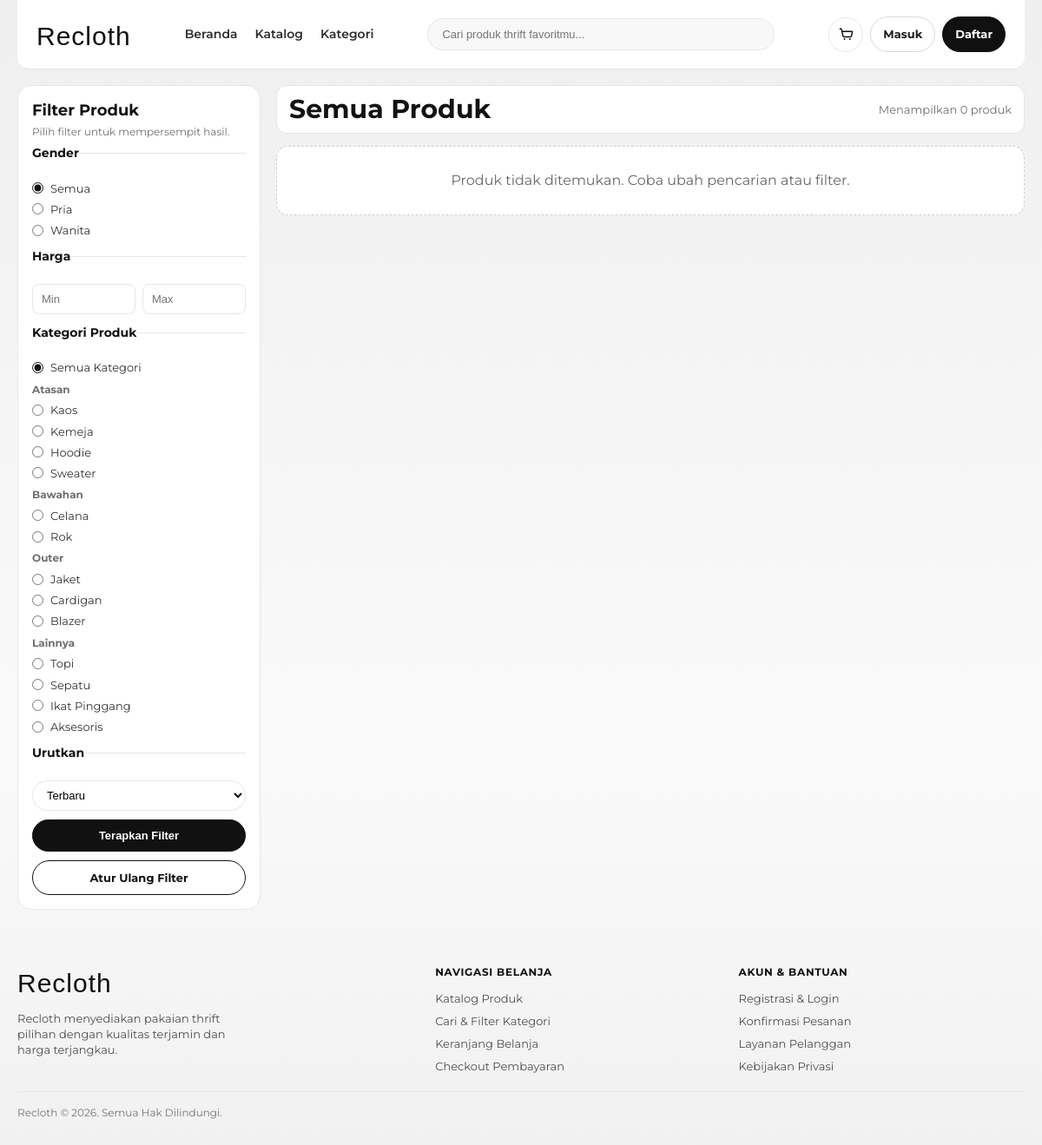
The page /src/user/catalog.php on the database as committed earlier.
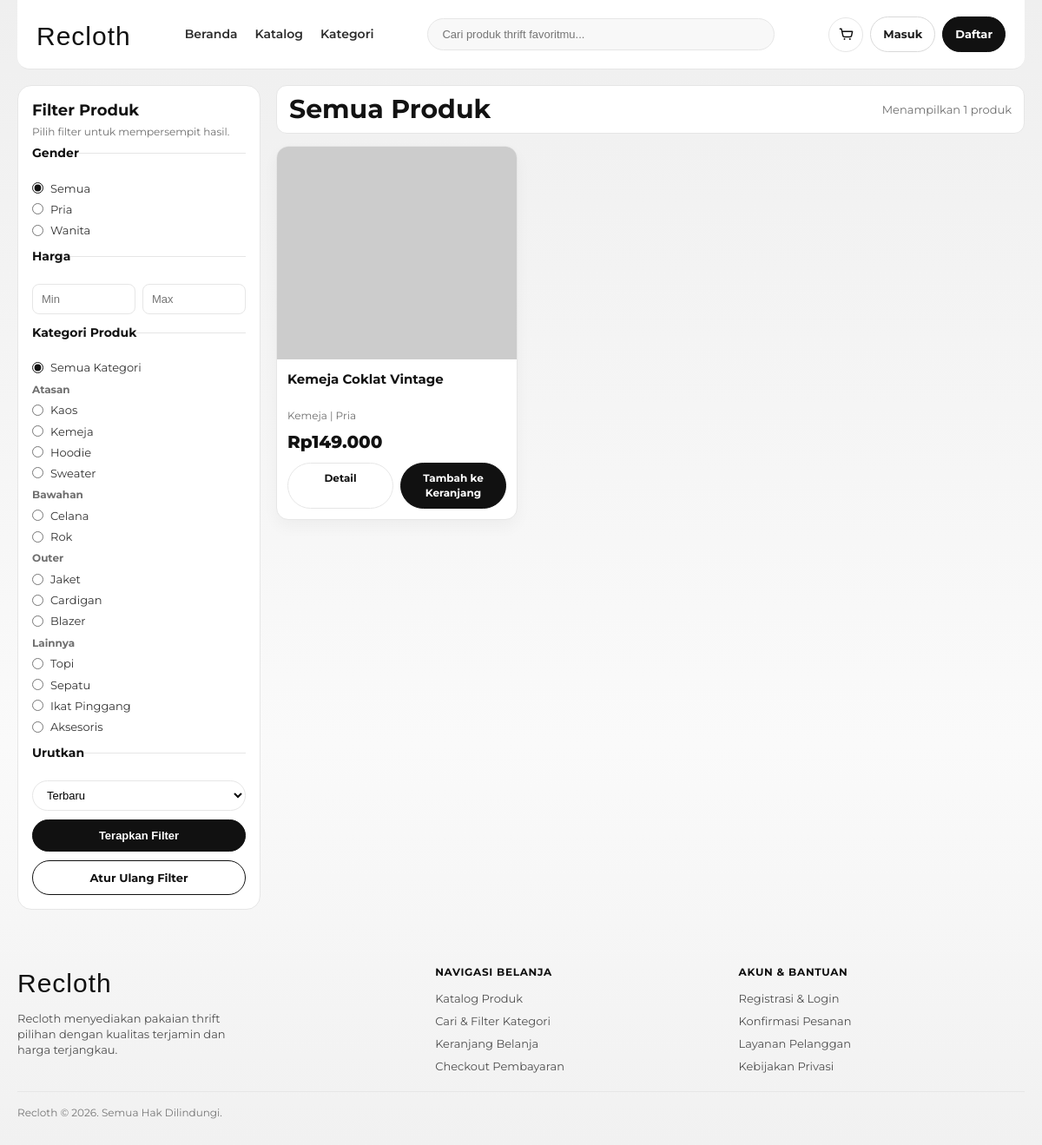
The same page on the database as committed later.
### tables this page shows
CREATE TABLE products (
  id INT AUTO_INCREMENT PRIMARY KEY,
  name VARCHAR(255),
  description TEXT,
  gender ENUM('pria', 'wanita') NULL,
  condition_status VARCHAR(100) NULL,
  size_label VARCHAR(50) NULL,
  production_year YEAR NULL,
  material VARCHAR(120) NULL,
  image VARCHAR(255) NULL,
  price DECIMAL(10,2),
  stock INT,
  discount_percent INT DEFAULT 0,
  category_id INT,
  created_at TIMESTAMP DEFAULT CURRENT_TIMESTAMP,
  FOREIGN KEY (category_id) REFERENCES categories(id)
    ON DELETE CASCADE
);

CREATE TABLE categories (
  id INT AUTO_INCREMENT PRIMARY KEY,
  name VARCHAR(255),
  created_at TIMESTAMP DEFAULT CURRENT_TIMESTAMP
);

### src/user/catalog.php (the view, shortened to what the changed rows need)
<?php
require '../config/database.php';
$kategori = strtolower(trim($_GET['kategori'] ?? ''));
$sort = trim($_GET['sort'] ?? 'terbaru');
$kategoriMap = [
    'Atasan' => ['kaos', 'kemeja', 'hoodie', 'sweater'],
    'Bawahan' => ['celana', 'rok'],
    'Outer' => ['jaket', 'cardigan', 'blazer'],
    'Lainnya' => ['topi', 'sepatu', 'ikat pinggang', 'aksesoris'],
];
$pdo->setAttribute(PDO::ATTR_ERRMODE, PDO::ERRMODE_EXCEPTION);
$columnsStmt = $pdo->query("SHOW COLUMNS FROM products");
$columns = array_map('strtolower', $columnsStmt->fetchAll(PDO::FETCH_COLUMN));
$hasGender = in_array('gender', $columns, true);
$hasImage = in_array('image', $columns, true);
$sql = "
    SELECT
        p.id,
        p.name,
        p.price,
        p.stock,
        " . ($hasImage ? 'p.image' : "''") . " AS image,
        " . ($hasGender ? 'p.gender' : "''") . " AS gender,
        c.name AS category_name
    FROM products p
    LEFT JOIN categories c ON c.id = p.category_id
";
$params = [];
if ($sort === 'harga_terendah') {
    $sql .= ' ORDER BY p.price ASC';
} elseif ($sort === 'harga_tertinggi') {
    $sql .= ' ORDER BY p.price DESC';
} else {
    $sql .= ' ORDER BY p.created_at DESC, p.id DESC';
}
$stmt = $pdo->prepare($sql);
$stmt->execute($params);
$products = $stmt->fetchAll(PDO::FETCH_ASSOC);
$produkText = $kategori !== '' ? ucfirst($kategori) : 'Semua Produk';
function rupiah($price): string
{
    return 'Rp' . number_format((float) $price, 0, ',', '.');
}
function e($text): string
{
    return htmlspecialchars((string) $text, ENT_QUOTES, 'UTF-8');
}
?>
<!DOCTYPE html>
<html lang="id">
<head>
</head>
<body>
    <div class="site-wrap">
        <div class="catalog-layout">
            <aside class="sidebar">
                <form id="filter-form" method="GET" action="catalog.php">
                    <fieldset class="filter-group">
                        <legend>Kategori Produk</legend>
                        <ul class="filter-list">
                            <li><label><input type="radio" name="kategori" value="" <?= $kategori === '' ? 'checked' : '' ?>> Semua Kategori</label></li>
                        </ul>
                        <?php foreach ($kategoriMap as $group => $items): ?>
                            <p class="group-label"><?= e($group) ?></p>
                            <ul class="filter-list">
                                <?php foreach ($items as $item): ?>
                                    <li>
                                        <label>
                                            <input type="radio" name="kategori" value="<?= e($item) ?>" <?= $kategori === $item ? 'checked' : '' ?>>
                                            <?= e(ucwords($item)) ?>
                                        </label>
                                    </li>
                                <?php endforeach; ?>
                            </ul>
                        <?php endforeach; ?>
                    </fieldset>
                </form>
            </aside>
            <section class="content">
                <div class="content-head">
                    <h1><?= e($produkText) ?></h1>
                    <div class="info-sort">
                        <span>Menampilkan <?= count($products) ?> produk</span>
                    </div>
                </div>
                <?php if (empty($products)): ?>
                    <div class="empty">Produk tidak ditemukan. Coba ubah pencarian atau filter.</div>
                <?php else: ?>
                    <div class="grid">
                        <?php foreach ($products as $product): ?>
                            <article class="card">
                                <div class="img-wrap">
                                    <?php if (!empty($product['image'])): ?>
                                        <img src="<?= e($product['image']) ?>" alt="<?= e($product['name']) ?>">
                                    <?php else: ?>
                                        <div class="img-fallback">Gambar belum tersedia</div>
                                    <?php endif; ?>
                                </div>
                                <div class="card-body">
                                    <h2 class="product-name"><?= e($product['name']) ?></h2>
                                    <p class="meta">
                                        <?= e(ucwords((string) ($product['category_name'] ?? '-'))) ?>
                                        <?php if (!empty($product['gender'])): ?>
                                            | <?= e(ucfirst((string) $product['gender'])) ?>
                                        <?php endif; ?>
                                    </p>
                                    <p class="price"><?= rupiah($product['price']) ?></p>
                                    <div class="actions">
                                        <a href="product-detail.php?id=<?= (int) $product['id'] ?>">Detail</a>
                                        <a class="primary" href="cart.php?action=add&id=<?= (int) $product['id'] ?>">Tambah ke
                                            Keranjang</a>
                                    </div>
                                </div>
                            </article>
                        <?php endforeach; ?>
                    </div>
                <?php endif; ?>
            </section>
        </div>
    </div>
</body>
</html>

Rows that differ between the two databases and show on the page:
added products: name "Kemeja Coklat Vintage", category.name "Kemeja", gender "Pria", price "Rp149.000"
Other text that changed with them:
count($products): "0" → "1"
text no longer shown: "Produk tidak ditemukan. Coba ubah pencarian atau filter."
